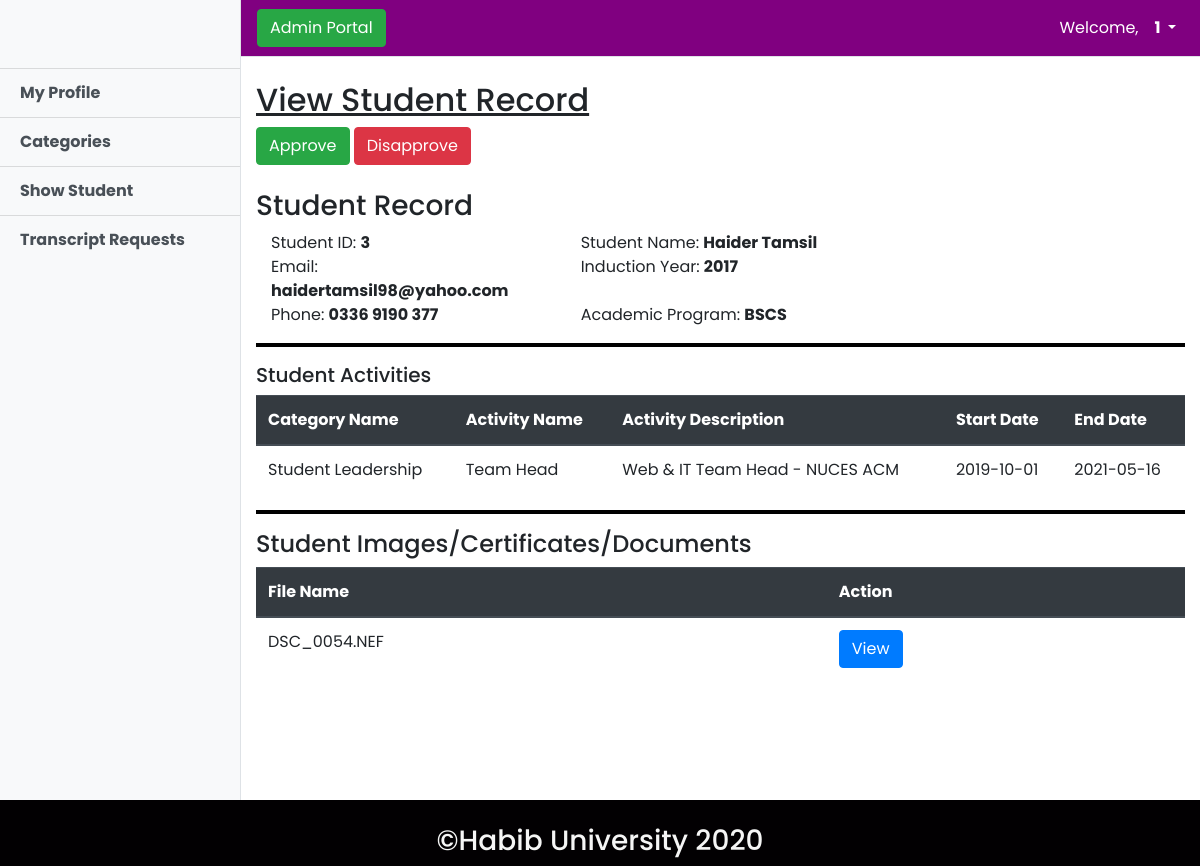
The page /src/admin/view_std_record.php?std_id=3 (signed in) on the database its author committed.
### tables this page shows
CREATE TABLE `student` (
  `std_id` int(11) NOT NULL,
  `std_password` varchar(50) NOT NULL,
  `std_name` varchar(50) DEFAULT NULL,
  `std_email` varchar(50) DEFAULT NULL,
  `std_ind_year` int(10) DEFAULT NULL,
  `std_phone` varchar(20) DEFAULT NULL,
  `std_program` varchar(50) DEFAULT NULL
);

CREATE TABLE `files` (
  `std_id` int(11) NOT NULL,
  `file_name` varchar(200) NOT NULL
);

### src/admin/view_std_record.php (the view, shortened to what this page needs)
<?php include "../connect.php" ?>
<!DOCTYPE html>
<html lang="en">
<head>
    <link rel="stylesheet" href="../../css/view_std_record.css">
</head>
<body>
<?php include "admin_header.php";
        if(isset($_GET["std_id"]))
        {
            $std_id = $_GET["std_id"];
            $qry_get_profile = " SELECT std_name, std_email, std_ind_year, std_phone, std_program FROM student WHERE std_id='".$std_id."' ";
            $res = $con->query($qry_get_profile);
            $row = $res->fetch_assoc();
        }
?>
    <div class="container-fluid">
        <h2 class="mt-4"><u>View Student Record</u></h2>
        <div class="row">
            <div class="container">
                <a href='modify_std_status.php?a_std_id=<?php echo $std_id ?>'><button class="btn btn-success">Approve</button></a>
                <a href='modify_std_status.php?d_std_id=<?php echo $std_id ?>'><button class="btn btn-danger">Disapprove</button></a>
            </div>
        </div>
        <br>
        <h3>Student Record</h3>
        <div class="container">
            <div class="row">
                <div class="col-lg-4">Student ID: <strong><?php echo $std_id ?></strong></div>
                <div class="col-lg-4">Student Name: <strong><?php echo $row["std_name"] ?></strong></div>
            </div>
            <div class="row">
                <div class="col-lg-4">Email: <strong><?php echo $row["std_email"] ?></strong></div>
                <div class="col-lg-4">Induction Year: <strong><?php echo $row["std_ind_year"] ?></strong></div>
            </div>
            <div class="row">
                <div class="col-lg-4">Phone: <strong><?php echo $row["std_phone"] ?></strong></div>
                <div class="col-lg-4">Academic Program: <strong><?php echo $row["std_program"] ?></strong></div>
            </div>
        </div>
        <hr style="border: 2px solid black">
        <h5>Student Activities</h5>
        <table class="table">
            <thead class="thead-dark">
            <tr>
                <th scope="col">Category Name</th>
                <th scope="col">Activity Name</th>
                <th scope="col">Activity Description</th>
                <th scope="col">Start Date</th>
                <th scope="col">End Date</th>
            </tr>
            </thead>
            <?php
                $qry = " SELECT cat_name, act_name, act_desc, start_date, end_date FROM category,activity WHERE category.cat_id=activity.cat_id AND std_id = '".$std_id."' ";
                $res = $con->query($qry);
                if($res->num_rows > 0)
                {
                    while($row = $res->fetch_assoc())
                    {
            ?>
            <tbody>
            <tr>
                <td><?php echo " ".$row["cat_name"]." " ?></td>
                <td><?php echo " ".$row["act_name"]." " ?></td>
                <td><?php echo " ".$row["act_desc"]." " ?></td>
                <td><?php echo " ".$row["start_date"]." " ?></td>
                <td><?php echo " ".$row["end_date"]." " ?></td>
            </tr>
            <?php
                    }
                }
                else{
                    echo "No Results Found!!";
                }
            ?>
            </tbody>
        </table>
        <hr style="border: 2px solid black">
        <h4>Student Images/Certificates/Documents</h4>
        <table class="table">
            <thead class="thead-dark">
            <tr>
                <th scope="col">File Name</th>
                <th scope="col">Action</th>
            </tr>
            </thead>
            <?php
                $qry = " SELECT * FROM files WHERE std_id = '".$std_id."' ";
                $res = $con->query($qry);
                if($res->num_rows > 0)
                {
                    while($row = $res->fetch_assoc())
                    {
            ?>
            <tbody>
            <tr>
                <td><?php echo " ".$row["file_name"]." " ?></td>
                <td><a href="../student/doc/<?php echo $std_id.'/'.$row["file_name"] ?>" target="_blank" class="btn btn-primary">View</a></td>
            </tr>
            <?php
                    }
                }
                else{
                    echo "No Results Found!!";
                }
            ?>
            </tbody>
        </table>
    </div>
<?php include "admin_foot.php" ?>

### css/view_std_record.css (style rules this page uses)
body { font-family: 'Audiowide', cursive; }

### css/simple-sidebar.css (style rules this page uses)
body { overflow-x: hidden; }

### src/admin/admin_header.php (style rules this page uses)
body { font-family: 'Poppins', sans-serif; }

### rows shown on the page
student: std_name "Haider Tamsil", std_email "haidertamsil98@yahoo.com", std_ind_year "2017", std_phone "0336 9190 377", std_program "BSCS"
files: file_name "DSC_0054.NEF"

### other values the page prints
$_SESSION["admin"] "1"
$std_id "3"
$row["cat_name"] "Student Leadership"
$row["act_name"] "Team Head"
$row["act_desc"] "Web & IT Team Head - NUCES ACM"
$row["start_date"] "2019-10-01"
$row["end_date"] "2021-05-16"
